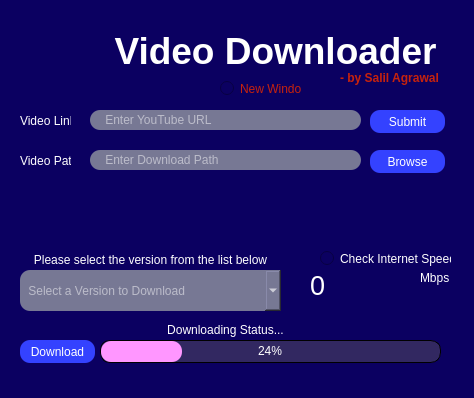
<?xml version="1.0" encoding="UTF-8"?>
<ui version="4.0">
 <class>MainWindow</class>
 <widget class="QMainWindow" name="MainWindow">
  <property name="geometry">
   <rect>
    <x>0</x>
    <y>0</y>
    <width>474</width>
    <height>398</height>
   </rect>
  </property>
  <property name="windowTitle">
   <string>Fastest Youtube Video Downloader</string>
  </property>
  <property name="windowIcon">
   <iconset>
    <normaloff>ut.png</normaloff>ut.png</iconset>
  </property>
  <property name="autoFillBackground">
   <bool>false</bool>
  </property>
  <property name="styleSheet">
   <string notr="true">background-color: rgb(11, 0, 97);
border-radius: 10px;
</string>
  </property>
  <widget class="QWidget" name="centralwidget">
   <widget class="QLabel" name="label">
    <property name="geometry">
     <rect>
      <x>110</x>
      <y>30</y>
      <width>331</width>
      <height>41</height>
     </rect>
    </property>
    <property name="font">
     <font>
      <family>MS Sans Serif</family>
      <pointsize>28</pointsize>
      <weight>75</weight>
      <bold>true</bold>
     </font>
    </property>
    <property name="styleSheet">
     <string notr="true">QLabel {
border: none;
color: white
}</string>
    </property>
    <property name="text">
     <string>Video Downloader</string>
    </property>
    <property name="alignment">
     <set>Qt::AlignCenter</set>
    </property>
   </widget>
   <widget class="QLabel" name="label_2">
    <property name="geometry">
     <rect>
      <x>10</x>
      <y>20</y>
      <width>81</width>
      <height>61</height>
     </rect>
    </property>
    <property name="text">
     <string/>
    </property>
    <property name="pixmap">
     <pixmap resource="image.qrc">:/utube_logo/ut.png</pixmap>
    </property>
    <property name="scaledContents">
     <bool>true</bool>
    </property>
   </widget>
   <widget class="QLabel" name="label_3">
    <property name="geometry">
     <rect>
      <x>340</x>
      <y>70</y>
      <width>101</width>
      <height>16</height>
     </rect>
    </property>
    <property name="font">
     <font>
      <weight>75</weight>
      <bold>true</bold>
     </font>
    </property>
    <property name="styleSheet">
     <string notr="true">QLabel {
border: none;
color: rgb(199, 34, 12)
}</string>
    </property>
    <property name="text">
     <string>- by Salil Agrawal</string>
    </property>
   </widget>
   <widget class="QLineEdit" name="lineEdit">
    <property name="geometry">
     <rect>
      <x>90</x>
      <y>110</y>
      <width>271</width>
      <height>20</height>
     </rect>
    </property>
    <property name="tabletTracking">
     <bool>false</bool>
    </property>
    <property name="styleSheet">
     <string notr="true">QLineEdit {
border: none;
background-color: rgb(119, 120, 148);
color: white
}</string>
    </property>
    <property name="placeholderText">
     <string>    Enter YouTube URL</string>
    </property>
    <property name="clearButtonEnabled">
     <bool>false</bool>
    </property>
   </widget>
   <widget class="QLineEdit" name="lineEdit_2">
    <property name="geometry">
     <rect>
      <x>90</x>
      <y>150</y>
      <width>271</width>
      <height>20</height>
     </rect>
    </property>
    <property name="styleSheet">
     <string notr="true">QLineEdit {
border: none;
background-color: rgb(119, 120, 148);
color: white
}</string>
    </property>
    <property name="placeholderText">
     <string>    Enter Download Path </string>
    </property>
   </widget>
   <widget class="QPushButton" name="pushButton">
    <property name="geometry">
     <rect>
      <x>370</x>
      <y>150</y>
      <width>75</width>
      <height>23</height>
     </rect>
    </property>
    <property name="styleSheet">
     <string notr="true">QPushButton {
border: none;
background-color: rgb(52, 66, 255);
color: white
}
QPushButton:hover {
background-color: rgb(50, 45, 177)
}</string>
    </property>
    <property name="text">
     <string>Browse</string>
    </property>
   </widget>
   <widget class="QPushButton" name="pushButton_2">
    <property name="geometry">
     <rect>
      <x>370</x>
      <y>110</y>
      <width>75</width>
      <height>23</height>
     </rect>
    </property>
    <property name="styleSheet">
     <string notr="true">QPushButton {
border: none;
background-color: rgb(52, 66, 255);
color: white
}
QPushButton:hover {
background-color: rgb(50, 45, 177)
}</string>
    </property>
    <property name="text">
     <string>Submit</string>
    </property>
   </widget>
   <widget class="QLabel" name="label_4">
    <property name="geometry">
     <rect>
      <x>20</x>
      <y>110</y>
      <width>51</width>
      <height>21</height>
     </rect>
    </property>
    <property name="styleSheet">
     <string notr="true">QLabel {
border: none;
color: white
}</string>
    </property>
    <property name="text">
     <string>Video Link</string>
    </property>
   </widget>
   <widget class="QLabel" name="label_5">
    <property name="geometry">
     <rect>
      <x>20</x>
      <y>150</y>
      <width>51</width>
      <height>21</height>
     </rect>
    </property>
    <property name="styleSheet">
     <string notr="true">QLabel {
border: none;
color: white
}</string>
    </property>
    <property name="text">
     <string>Video Path</string>
    </property>
   </widget>
   <widget class="QPushButton" name="pushButton_3">
    <property name="geometry">
     <rect>
      <x>20</x>
      <y>340</y>
      <width>75</width>
      <height>23</height>
     </rect>
    </property>
    <property name="styleSheet">
     <string notr="true">QPushButton {
border: none;
background-color: rgb(52, 66, 255);
color: white
}
QPushButton:hover {
background-color: rgb(50, 45, 177)
}</string>
    </property>
    <property name="text">
     <string>Download</string>
    </property>
   </widget>
   <widget class="QLabel" name="label_6">
    <property name="geometry">
     <rect>
      <x>20</x>
      <y>250</y>
      <width>261</width>
      <height>20</height>
     </rect>
    </property>
    <property name="styleSheet">
     <string notr="true">QLabel {
border: none;
color: white
}</string>
    </property>
    <property name="text">
     <string>Please select the version from the list below</string>
    </property>
    <property name="alignment">
     <set>Qt::AlignCenter</set>
    </property>
   </widget>
   <widget class="QProgressBar" name="progressBar">
    <property name="geometry">
     <rect>
      <x>100</x>
      <y>340</y>
      <width>341</width>
      <height>23</height>
     </rect>
    </property>
    <property name="styleSheet">
     <string notr="true">QProgressBar{
background-color: rgb(50, 40, 97);
border-radius: 10px;
text-align: center;
color: rgb(255, 255, 255);
border: 1px solid black
}
QProgressBar::chunk{
background-color: rgb(255, 150, 255);
border-radius: 10px;
padding: 1px
}</string>
    </property>
    <property name="value">
     <number>24</number>
    </property>
    <property name="alignment">
     <set>Qt::AlignCenter</set>
    </property>
   </widget>
   <widget class="QRadioButton" name="radioButton">
    <property name="geometry">
     <rect>
      <x>220</x>
      <y>80</y>
      <width>81</width>
      <height>17</height>
     </rect>
    </property>
    <property name="styleSheet">
     <string notr="true">QRadioButton {
color: rgb(199, 34, 12)
}</string>
    </property>
    <property name="text">
     <string>New Window</string>
    </property>
   </widget>
   <widget class="QComboBox" name="comboBox">
    <property name="geometry">
     <rect>
      <x>20</x>
      <y>270</y>
      <width>261</width>
      <height>41</height>
     </rect>
    </property>
    <property name="styleSheet">
     <string notr="true">QComboBox {
border: none;
background-color: rgb(119, 120, 148);
color: white
}
QComboBox:hover {
background-color: rgb(90, 90, 106)
}</string>
    </property>
    <property name="currentText">
     <string/>
    </property>
    <property name="currentIndex">
     <number>-1</number>
    </property>
    <property name="duplicatesEnabled">
     <bool>false</bool>
    </property>
    <property name="placeholderText" stdset="0">
     <string> Select a Version to Download</string>
    </property>
    <item>
     <property name="text">
      <string>Video 1080p/mp4</string>
     </property>
    </item>
    <item>
     <property name="text">
      <string>Video 720p/mp4</string>
     </property>
    </item>
    <item>
     <property name="text">
      <string>Video 480p/mp4</string>
     </property>
    </item>
    <item>
     <property name="text">
      <string>Video 360p/mp4</string>
     </property>
    </item>
    <item>
     <property name="text">
      <string>Video 240p/mp4</string>
     </property>
    </item>
    <item>
     <property name="text">
      <string>Video 144p/mp4</string>
     </property>
    </item>
    <item>
     <property name="text">
      <string>Audio mp4</string>
     </property>
    </item>
   </widget>
   <widget class="QLabel" name="label_9">
    <property name="geometry">
     <rect>
      <x>10</x>
      <y>320</y>
      <width>431</width>
      <height>20</height>
     </rect>
    </property>
    <property name="styleSheet">
     <string notr="true">QLabel {
border: none;
color: white
}</string>
    </property>
    <property name="text">
     <string>Downloading Status...</string>
    </property>
    <property name="alignment">
     <set>Qt::AlignCenter</set>
    </property>
   </widget>
   <widget class="QTextBrowser" name="textBrowser">
    <property name="geometry">
     <rect>
      <x>20</x>
      <y>190</y>
      <width>431</width>
      <height>51</height>
     </rect>
    </property>
    <property name="font">
     <font>
      <pointsize>12</pointsize>
      <weight>75</weight>
      <bold>true</bold>
      <underline>true</underline>
     </font>
    </property>
    <property name="styleSheet">
     <string notr="true">QTextBrowser {
border: none;
color: white;
}</string>
    </property>
   </widget>
   <widget class="QRadioButton" name="radioButton_2">
    <property name="geometry">
     <rect>
      <x>320</x>
      <y>250</y>
      <width>131</width>
      <height>17</height>
     </rect>
    </property>
    <property name="styleSheet">
     <string notr="true">QRadioButton {
color: white
}</string>
    </property>
    <property name="text">
     <string>Check Internet Speed</string>
    </property>
   </widget>
   <widget class="QLabel" name="label_7">
    <property name="geometry">
     <rect>
      <x>310</x>
      <y>270</y>
      <width>101</width>
      <height>31</height>
     </rect>
    </property>
    <property name="font">
     <font>
      <pointsize>20</pointsize>
     </font>
    </property>
    <property name="styleSheet">
     <string notr="true">QLabel {
border: none;
color: white
}</string>
    </property>
    <property name="text">
     <string>0</string>
    </property>
   </widget>
   <widget class="QLabel" name="label_8">
    <property name="geometry">
     <rect>
      <x>420</x>
      <y>270</y>
      <width>41</width>
      <height>16</height>
     </rect>
    </property>
    <property name="styleSheet">
     <string notr="true">QLabel {
border: none;
color: white
}</string>
    </property>
    <property name="text">
     <string>Mbps</string>
    </property>
   </widget>
  </widget>
  <widget class="QStatusBar" name="statusbar"/>
 </widget>
 <resources>
  <include location="image.qrc"/>
 </resources>
 <connections/>
</ui>
